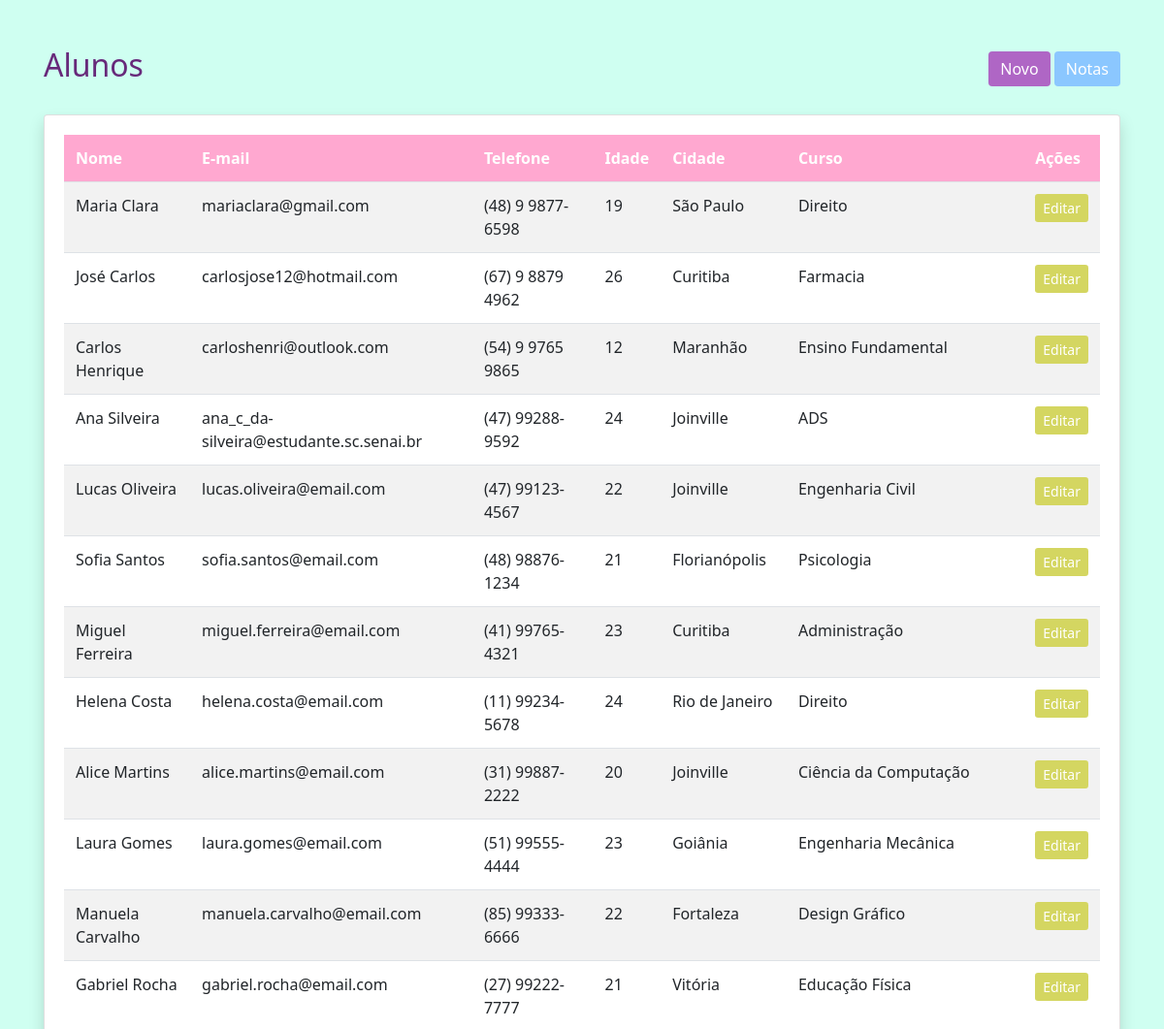
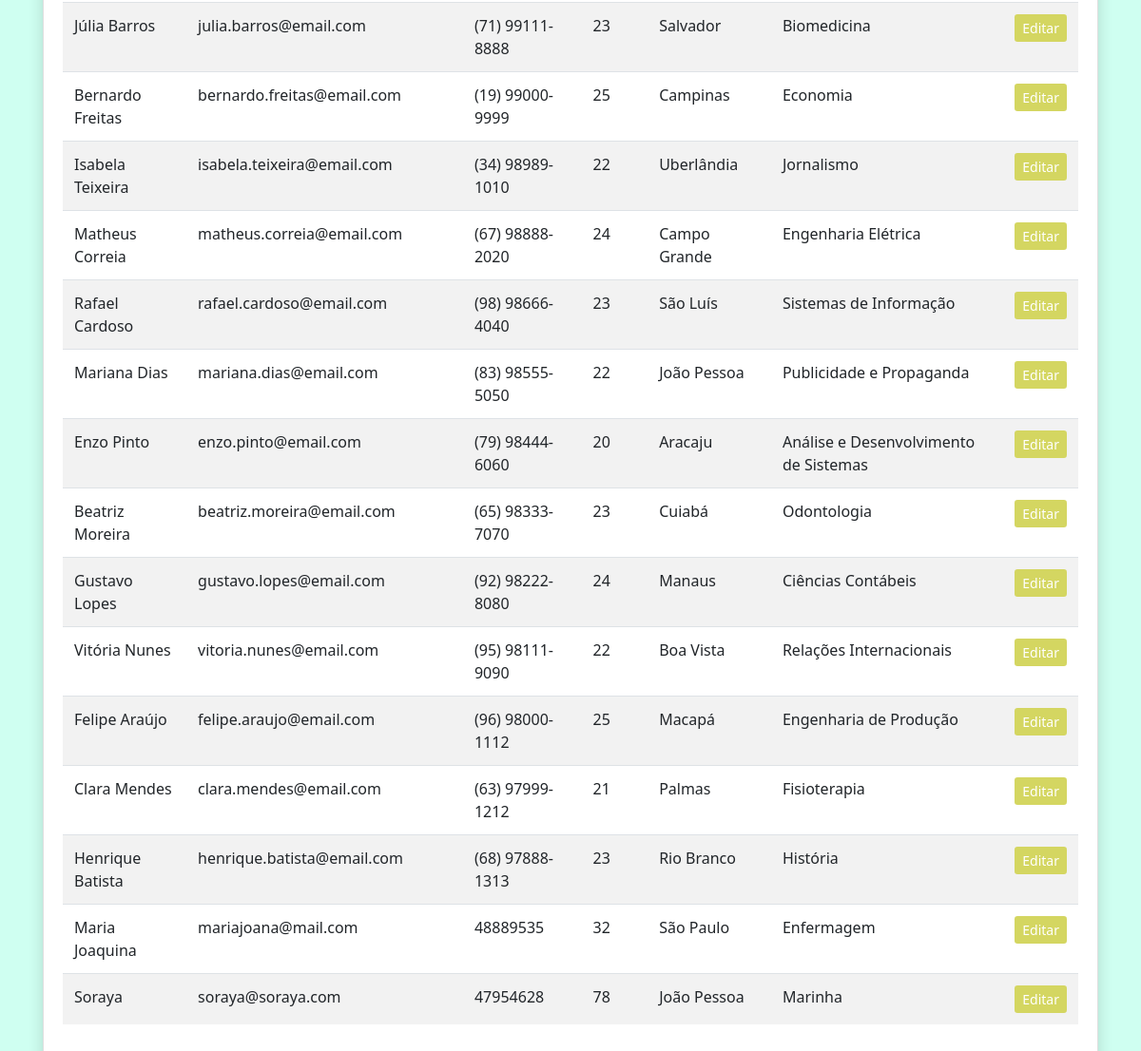
The page / on the database its author committed (2 pictures, top to bottom).
### tables this page shows
CREATE TABLE `usuarios` (
  `alunos_id` int(11) DEFAULT NULL,
  `id` int(11) NOT NULL,
  `nome` varchar(150) NOT NULL,
  `email` varchar(100) NOT NULL,
  `telefone` varchar(20) NOT NULL,
  `idade` int(11) NOT NULL,
  `cidade` varchar(100) NOT NULL,
  `curso` varchar(100) NOT NULL
);

### index.php (the view, shortened to what this page needs)
<?php include 'conexao.php';?>
<!DOCTYPE html>
<html lang="pt-br">
<head>
    <link rel="stylesheet" href="https://cdn.jsdelivr.net/npm/bootstrap@4.6.2/dist/css/bootstrap.min.css">
    <link rel="stylesheet" href="style.css">
</head>
<body>
<div class="container mt-5">
    <div class="d-flex justify-content-between align-items-center mb-4">
        <h2>Alunos</h2>
        <div>
            <a href="form.php" class="btn btn-success">Novo</a>
            <a href="notas_index.php" class="btn btn-primary">Notas</a>
        </div>
    </div>
    <div class="card shadow">
        <div class="card-body">
            <table class="table table-striped table-hover">
                <thead class="thead-dark">
                    <tr>
                        <th>Nome</th>
                        <th>E-mail</th>
                        <th>Telefone</th>
                        <th>Idade</th>
                        <th>Cidade</th>
                        <th>Curso</th>
                        <th>Ações</th>
                    </tr>
                </thead>
                <tbody>
                    <?php
                        $res = mysqli_query($conn,"SELECT * FROM usuarios");
                        while($r = mysqli_fetch_assoc($res)) {
                            echo "<tr>
                                    <td>{$r['nome']}</td>
                                    <td>{$r['email']}</td>
                                    <td>{$r['telefone']}</td>
                                    <td>{$r['idade']}</td>
                                    <td>{$r['cidade']}</td>
                                    <td>{$r['curso']}</td>
                                    <td>
                                        <a href='editar.php?id={$r['id']}' class='btn btn-sm btn-warning'>Editar</a>
                                    </td>
                                  </tr>";
                        }
                    ?>
                </tbody>
            </table>
        </div>
    </div>
</div>
</body>
</html>

### style.css (style rules this page uses)
:root { --background: #cffff1; --blue-color: #8bc7ff; --blue-secondary: #2495ff; --primary-color: #af66c5; --secondary-color: #67297a; --white-color: #fff; --secondary-gradiente: #ffa8d0; --yellow-color: rgb(212, 214, 97); }
* { margin: 0; padding: 0; box-sizing: border-box; font-family: 'Segoe UI', Tahoma, Geneva, Verdana, sans-serif; }
html, body { height: 100%; }
body { background-color: var(--background); }
h2 { color: var(--secondary-color); }
th { background-color: var(--secondary-gradiente) !important; border: none !important; }
.btn-success, .btn-secondary { background-color: var(--primary-color); border: none; }
.btn-primary { background-color: var(--blue-color); border: none; }
.btn-warning { background-color: var(--yellow-color); border: none; color: var(--white-color); }

### rows shown on the page
usuarios: nome "Maria Clara", email "mariaclara@gmail.com", telefone "(48) 9 9877-6598", idade "19", cidade "São Paulo", curso "Direito"
usuarios: nome "José Carlos", email "carlosjose12@hotmail.com", telefone "(67) 9 8879 4962", idade "26", cidade "Curitiba", curso "Farmacia"
usuarios: nome "Carlos Henrique", email "carloshenri@outlook.com", telefone "(54) 9 9765 9865", idade "12", cidade "Maranhão", curso "Ensino Fundamental"
usuarios: nome "Ana Silveira", email "ana_c_da-silveira@estudante.sc.senai.br", telefone "(47) 99288-9592", idade "24", cidade "Joinville", curso "ADS"
usuarios: nome "Lucas Oliveira", email "lucas.oliveira@email.com", telefone "(47) 99123-4567", idade "22", cidade "Joinville", curso "Engenharia Civil"
usuarios: nome "Sofia Santos", email "sofia.santos@email.com", telefone "(48) 98876-1234", idade "21", cidade "Florianópolis", curso "Psicologia"
usuarios: nome "Miguel Ferreira", email "miguel.ferreira@email.com", telefone "(41) 99765-4321", idade "23", cidade "Curitiba", curso "Administração"
usuarios: nome "Helena Costa", email "helena.costa@email.com", telefone "(11) 99234-5678", idade "24", cidade "Rio de Janeiro", curso "Direito"
usuarios: nome "Alice Martins", email "alice.martins@email.com", telefone "(31) 99887-2222", idade "20", cidade "Joinville", curso "Ciência da Computação"
usuarios: nome "Laura Gomes", email "laura.gomes@email.com", telefone "(51) 99555-4444", idade "23", cidade "Goiânia", curso "Engenharia Mecânica"
usuarios: nome "Manuela Carvalho", email "manuela.carvalho@email.com", telefone "(85) 99333-6666", idade "22", cidade "Fortaleza", curso "Design Gráfico"
usuarios: nome "Gabriel Rocha", email "gabriel.rocha@email.com", telefone "(27) 99222-7777", idade "21", cidade "Vitória", curso "Educação Física"
usuarios: nome "Júlia Barros", email "julia.barros@email.com", telefone "(71) 99111-8888", idade "23", cidade "Salvador", curso "Biomedicina"
usuarios: nome "Bernardo Freitas", email "bernardo.freitas@email.com", telefone "(19) 99000-9999", idade "25", cidade "Campinas", curso "Economia"
usuarios: nome "Isabela Teixeira", email "isabela.teixeira@email.com", telefone "(34) 98989-1010", idade "22", cidade "Uberlândia", curso "Jornalismo"
usuarios: nome "Matheus Correia", email "matheus.correia@email.com", telefone "(67) 98888-2020", idade "24", cidade "Campo Grande", curso "Engenharia Elétrica"
usuarios: nome "Rafael Cardoso", email "rafael.cardoso@email.com", telefone "(98) 98666-4040", idade "23", cidade "São Luís", curso "Sistemas de Informação"
usuarios: nome "Mariana Dias", email "mariana.dias@email.com", telefone "(83) 98555-5050", idade "22", cidade "João Pessoa", curso "Publicidade e Propaganda"
usuarios: nome "Enzo Pinto", email "enzo.pinto@email.com", telefone "(79) 98444-6060", idade "20", cidade "Aracaju", curso "Análise e Desenvolvimento de Sistemas"
usuarios: nome "Beatriz Moreira", email "beatriz.moreira@email.com", telefone "(65) 98333-7070", idade "23", cidade "Cuiabá", curso "Odontologia"
usuarios: nome "Gustavo Lopes", email "gustavo.lopes@email.com", telefone "(92) 98222-8080", idade "24", cidade "Manaus", curso "Ciências Contábeis"
usuarios: nome "Vitória Nunes", email "vitoria.nunes@email.com", telefone "(95) 98111-9090", idade "22", cidade "Boa Vista", curso "Relações Internacionais"
usuarios: nome "Felipe Araújo", email "felipe.araujo@email.com", telefone "(96) 98000-1112", idade "25", cidade "Macapá", curso "Engenharia de Produção"
usuarios: nome "Clara Mendes", email "clara.mendes@email.com", telefone "(63) 97999-1212", idade "21", cidade "Palmas", curso "Fisioterapia"
usuarios: nome "Henrique Batista", email "henrique.batista@email.com", telefone "(68) 97888-1313", idade "23", cidade "Rio Branco", curso "História"
usuarios: nome "Maria Joaquina", email "mariajoana@mail.com", telefone "48889535", idade "32", cidade "São Paulo", curso "Enfermagem"
usuarios: nome "Soraya", email "soraya@soraya.com", telefone "47954628", idade "78", cidade "João Pessoa", curso "Marinha"
